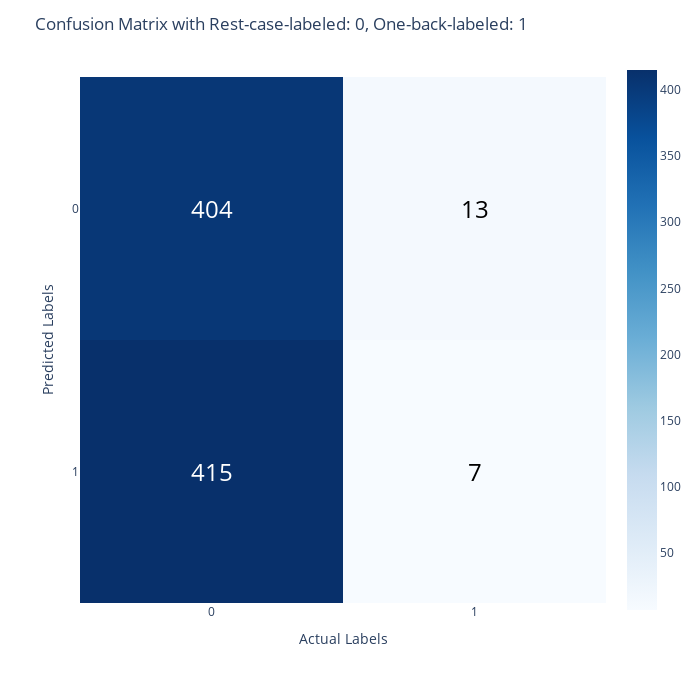
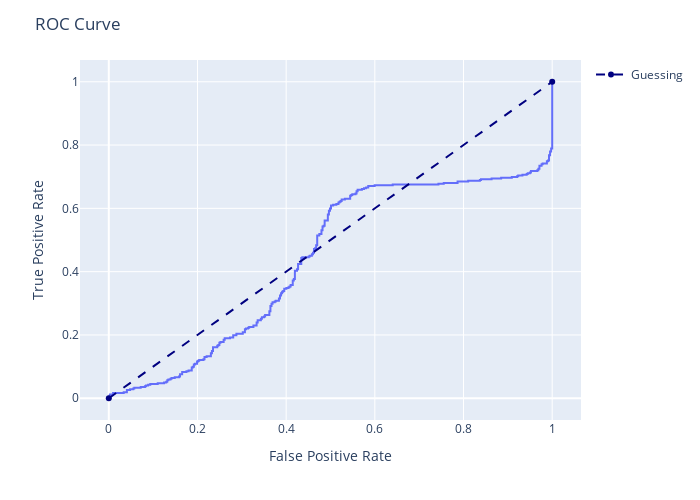

These figures' notebook cell, in order:
### Code cell
metrics(model=gnb)

### Figure 1 — Plotly figure (JSON) as saved in the notebook; plotly's stock layout.template omitted (floating-point values rounded to 4 significant figures)
{"data": [{"coloraxis": "coloraxis", "hovertemplate": "x: %{x}<br>y: %{y}<br>color: %{z}<extra></extra>", "name": "0", "type": "heatmap", "xaxis": "x", "yaxis": "y", "z": [[404, 13], [415, 7]]}], "layout": {"annotations": [{"font": {"color": "white", "size": 24}, "showarrow": false, "text": "404", "x": 0, "y": 0}, {"font": {"color": "black", "size": 24}, "showarrow": false, "text": "13", "x": 1, "y": 0}, {"font": {"color": "white", "size": 24}, "showarrow": false, "text": "415", "x": 0, "y": 1}, {"font": {"color": "black", "size": 24}, "showarrow": false, "text": "7", "x": 1, "y": 1}], "coloraxis": {"colorscale": [[0, "rgb(247,251,255)"], [0.125, "rgb(222,235,247)"], [0.25, "rgb(198,219,239)"], [0.375, "rgb(158,202,225)"], [0.5, "rgb(107,174,214)"], [0.625, "rgb(66,146,198)"], [0.75, "rgb(33,113,181)"], [0.875, "rgb(8,81,156)"], [1, "rgb(8,48,107)"]]}, "font": {"size": 12}, "height": 700, "margin": {"t": 60}, "title": {"text": "Confusion Matrix with Rest-case-labeled: 0, One-back-labeled: 1"}, "width": 700, "xaxis": {"anchor": "y", "constrain": "domain", "domain": [0, 1], "dtick": 1, "scaleanchor": "y", "tick0": 0, "title": {"text": "Actual Labels"}}, "yaxis": {"anchor": "x", "autorange": "reversed", "constrain": "domain", "domain": [0, 1], "dtick": 1, "tick0": 0, "title": {"text": "Predicted Labels"}}}}

### Figure 2 — Plotly figure (JSON) as saved in the notebook; plotly's stock layout.template omitted (floating-point values rounded to 4 significant figures; data arrays with more than 128 entries replaced by an {"elided": "..."} marker saying what was removed)
{"data": [{"hovertemplate": "x=%{x}<br>y=%{y}<extra></extra>", "legendgroup": "", "line": {"color": "#636efa", "dash": "solid"}, "marker": {"symbol": "circle"}, "mode": "lines", "name": "", "orientation": "v", "showlegend": false, "type": "scatter", "x": {"elided": "290 float values"}, "xaxis": "x", "y": {"elided": "290 float values"}, "yaxis": "y"}, {"line": {"color": "navy", "dash": "dash"}, "name": "Guessing", "type": "scatter", "x": [0, 1], "y": [0, 1]}], "layout": {"height": 500, "legend": {"tracegroupgap": 0}, "margin": {"t": 60}, "title": {"text": "ROC Curve"}, "width": 700, "xaxis": {"anchor": "y", "domain": [0, 1], "title": {"text": "False Positive Rate"}}, "yaxis": {"anchor": "x", "domain": [0, 1], "title": {"text": "True Positive Rate"}}}}
